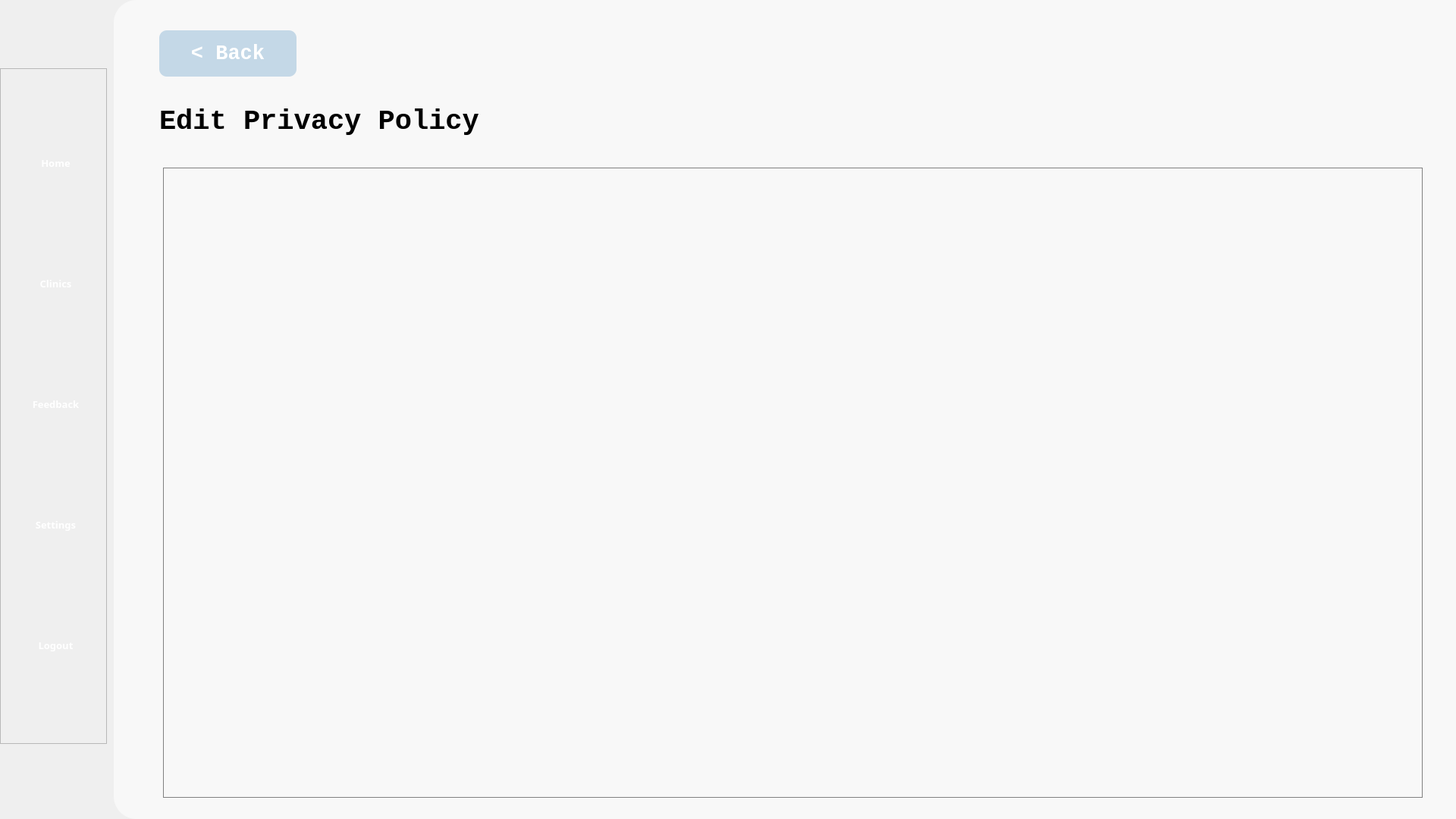
<?xml version="1.0" encoding="UTF-8"?>
<ui version="4.0">
 <class>Form</class>
 <widget class="QWidget" name="Form">
  <property name="geometry">
   <rect>
    <x>0</x>
    <y>0</y>
    <width>1920</width>
    <height>1080</height>
   </rect>
  </property>
  <property name="windowTitle">
   <string>Form</string>
  </property>
  <property name="styleSheet">
   <string notr="true">background-color: &quot;#B6D0E2&quot; </string>
  </property>
  <widget class="QWidget" name="whitebg" native="true">
   <property name="geometry">
    <rect>
     <x>150</x>
     <y>0</y>
     <width>1771</width>
     <height>1080</height>
    </rect>
   </property>
   <property name="styleSheet">
    <string notr="true">background-color: #F8F8F8;
border-bottom-left-radius: 30px;
border-top-left-radius: 30px;</string>
   </property>
   <widget class="QLabel" name="policy_label">
    <property name="geometry">
     <rect>
      <x>60</x>
      <y>120</y>
      <width>861</width>
      <height>81</height>
     </rect>
    </property>
    <property name="font">
     <font>
      <family>Consolas</family>
      <pointsize>28</pointsize>
      <weight>75</weight>
      <bold>true</bold>
     </font>
    </property>
    <property name="text">
     <string>Edit Privacy Policy</string>
    </property>
   </widget>
   <widget class="QPushButton" name="back_button">
    <property name="enabled">
     <bool>true</bool>
    </property>
    <property name="geometry">
     <rect>
      <x>60</x>
      <y>40</y>
      <width>181</width>
      <height>61</height>
     </rect>
    </property>
    <property name="font">
     <font>
      <family>Consolas</family>
      <pointsize>20</pointsize>
      <weight>75</weight>
      <bold>true</bold>
     </font>
    </property>
    <property name="autoFillBackground">
     <bool>false</bool>
    </property>
    <property name="styleSheet">
     <string notr="true">background-color: rgba(182, 208, 226,0.8);
color: rgb(255, 255, 255);
border-radius: 10px;</string>
    </property>
    <property name="text">
     <string>&lt; Back</string>
    </property>
    <property name="iconSize">
     <size>
      <width>70</width>
      <height>70</height>
     </size>
    </property>
   </widget>
   <widget class="QTextEdit" name="textEdit">
    <property name="geometry">
     <rect>
      <x>65</x>
      <y>221</y>
      <width>1661</width>
      <height>831</height>
     </rect>
    </property>
    <property name="styleSheet">
     <string notr="true">border-radius: 0px; border: 1px solid #808080</string>
    </property>
   </widget>
  </widget>
  <widget class="QFrame" name="frame">
   <property name="geometry">
    <rect>
     <x>0</x>
     <y>90</y>
     <width>141</width>
     <height>891</height>
    </rect>
   </property>
   <property name="frameShape">
    <enum>QFrame::StyledPanel</enum>
   </property>
   <property name="frameShadow">
    <enum>QFrame::Raised</enum>
   </property>
   <widget class="QWidget" name="layoutWidget_2">
    <property name="geometry">
     <rect>
      <x>31</x>
      <y>20</y>
      <width>87</width>
      <height>851</height>
     </rect>
    </property>
    <layout class="QVBoxLayout" name="verticalLayout">
     <item>
      <widget class="QToolButton" name="home_navigation">
       <property name="enabled">
        <bool>true</bool>
       </property>
       <property name="sizePolicy">
        <sizepolicy hsizetype="Fixed" vsizetype="Fixed">
         <horstretch>0</horstretch>
         <verstretch>0</verstretch>
        </sizepolicy>
       </property>
       <property name="minimumSize">
        <size>
         <width>85</width>
         <height>96</height>
        </size>
       </property>
       <property name="maximumSize">
        <size>
         <width>85</width>
         <height>96</height>
        </size>
       </property>
       <property name="font">
        <font>
         <family>Source Sans Pro Semibold</family>
         <pointsize>10</pointsize>
         <weight>75</weight>
         <bold>true</bold>
        </font>
       </property>
       <property name="styleSheet">
        <string notr="true">border: none; 
color: white;</string>
       </property>
       <property name="text">
        <string>   Home   </string>
       </property>
       <property name="icon">
        <iconset>
         <normaloff>../Images/nav_images/home_page_icon.png</normaloff>../Images/nav_images/home_page_icon.png</iconset>
       </property>
       <property name="iconSize">
        <size>
         <width>70</width>
         <height>70</height>
        </size>
       </property>
       <property name="toolButtonStyle">
        <enum>Qt::ToolButtonTextUnderIcon</enum>
       </property>
      </widget>
     </item>
     <item>
      <widget class="QToolButton" name="clinic_navigation">
       <property name="enabled">
        <bool>true</bool>
       </property>
       <property name="sizePolicy">
        <sizepolicy hsizetype="Fixed" vsizetype="Fixed">
         <horstretch>0</horstretch>
         <verstretch>0</verstretch>
        </sizepolicy>
       </property>
       <property name="minimumSize">
        <size>
         <width>85</width>
         <height>96</height>
        </size>
       </property>
       <property name="maximumSize">
        <size>
         <width>85</width>
         <height>96</height>
        </size>
       </property>
       <property name="font">
        <font>
         <family>Source Sans Pro Semibold</family>
         <pointsize>10</pointsize>
         <weight>75</weight>
         <bold>true</bold>
        </font>
       </property>
       <property name="styleSheet">
        <string notr="true">border: none; 
color: white;</string>
       </property>
       <property name="text">
        <string>Clinics</string>
       </property>
       <property name="icon">
        <iconset>
         <normaloff>../Images/nav_images/services_icon.png</normaloff>../Images/nav_images/services_icon.png</iconset>
       </property>
       <property name="iconSize">
        <size>
         <width>70</width>
         <height>70</height>
        </size>
       </property>
       <property name="toolButtonStyle">
        <enum>Qt::ToolButtonTextUnderIcon</enum>
       </property>
      </widget>
     </item>
     <item>
      <widget class="QToolButton" name="feedback_navigation">
       <property name="enabled">
        <bool>true</bool>
       </property>
       <property name="sizePolicy">
        <sizepolicy hsizetype="Fixed" vsizetype="Fixed">
         <horstretch>0</horstretch>
         <verstretch>0</verstretch>
        </sizepolicy>
       </property>
       <property name="minimumSize">
        <size>
         <width>85</width>
         <height>96</height>
        </size>
       </property>
       <property name="maximumSize">
        <size>
         <width>85</width>
         <height>96</height>
        </size>
       </property>
       <property name="font">
        <font>
         <family>Source Sans Pro Semibold</family>
         <pointsize>10</pointsize>
         <weight>75</weight>
         <bold>true</bold>
        </font>
       </property>
       <property name="styleSheet">
        <string notr="true">border: none; 
color: white;</string>
       </property>
       <property name="text">
        <string>Feedback</string>
       </property>
       <property name="icon">
        <iconset>
         <normaloff>../Images/nav_images/feedback_icon.png</normaloff>../Images/nav_images/feedback_icon.png</iconset>
       </property>
       <property name="iconSize">
        <size>
         <width>70</width>
         <height>70</height>
        </size>
       </property>
       <property name="toolButtonStyle">
        <enum>Qt::ToolButtonTextUnderIcon</enum>
       </property>
      </widget>
     </item>
     <item>
      <widget class="QToolButton" name="settings_navigation">
       <property name="enabled">
        <bool>true</bool>
       </property>
       <property name="sizePolicy">
        <sizepolicy hsizetype="Fixed" vsizetype="Fixed">
         <horstretch>0</horstretch>
         <verstretch>0</verstretch>
        </sizepolicy>
       </property>
       <property name="minimumSize">
        <size>
         <width>85</width>
         <height>96</height>
        </size>
       </property>
       <property name="maximumSize">
        <size>
         <width>85</width>
         <height>96</height>
        </size>
       </property>
       <property name="font">
        <font>
         <family>Source Sans Pro Semibold</family>
         <pointsize>10</pointsize>
         <weight>75</weight>
         <bold>true</bold>
        </font>
       </property>
       <property name="styleSheet">
        <string notr="true">border: none; 
color: white;</string>
       </property>
       <property name="text">
        <string>Settings</string>
       </property>
       <property name="icon">
        <iconset>
         <normaloff>../Images/nav_images/settings_page_icon.png</normaloff>../Images/nav_images/settings_page_icon.png</iconset>
       </property>
       <property name="iconSize">
        <size>
         <width>70</width>
         <height>70</height>
        </size>
       </property>
       <property name="toolButtonStyle">
        <enum>Qt::ToolButtonTextUnderIcon</enum>
       </property>
      </widget>
     </item>
     <item>
      <widget class="QToolButton" name="logout_navigation">
       <property name="enabled">
        <bool>true</bool>
       </property>
       <property name="sizePolicy">
        <sizepolicy hsizetype="Fixed" vsizetype="Fixed">
         <horstretch>0</horstretch>
         <verstretch>0</verstretch>
        </sizepolicy>
       </property>
       <property name="minimumSize">
        <size>
         <width>85</width>
         <height>96</height>
        </size>
       </property>
       <property name="maximumSize">
        <size>
         <width>85</width>
         <height>96</height>
        </size>
       </property>
       <property name="font">
        <font>
         <family>Source Sans Pro Semibold</family>
         <pointsize>10</pointsize>
         <weight>75</weight>
         <bold>true</bold>
        </font>
       </property>
       <property name="styleSheet">
        <string notr="true">border: none; 
color: white;</string>
       </property>
       <property name="text">
        <string>Logout</string>
       </property>
       <property name="icon">
        <iconset>
         <normaloff>../Images/nav_images/logout_icon.png</normaloff>../Images/nav_images/logout_icon.png</iconset>
       </property>
       <property name="iconSize">
        <size>
         <width>70</width>
         <height>70</height>
        </size>
       </property>
       <property name="toolButtonStyle">
        <enum>Qt::ToolButtonTextUnderIcon</enum>
       </property>
      </widget>
     </item>
    </layout>
   </widget>
  </widget>
 </widget>
 <resources/>
 <connections/>
</ui>
